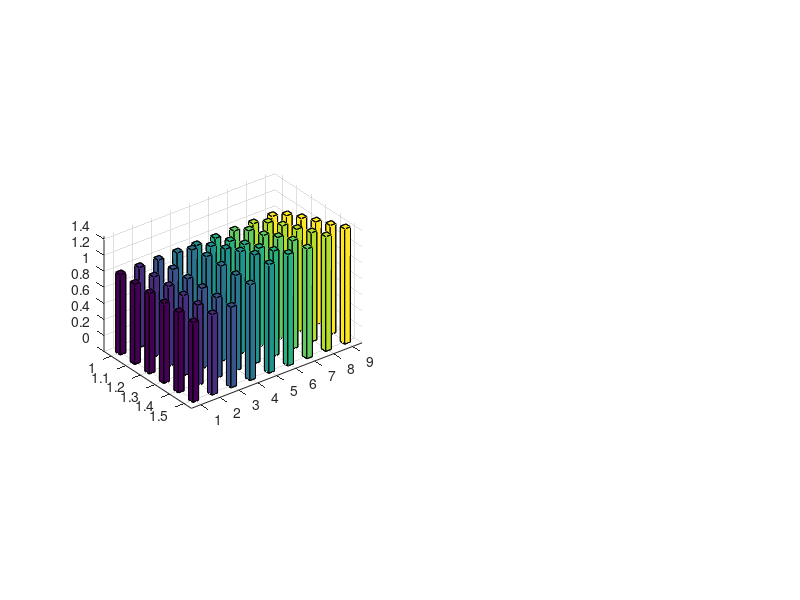

The MATLAB source for this figure: (Note: this script raises an error after producing the figure.)
% Data import
load('Samp_result.mat');
load('Sagt_result.mat');

constraint_list_mp = res_mp(:,1,1);
constraint_list_mp = constraint_list_mp/constraint_list_mp(1);
mu_list_mp = permute(res_mp(:,2,:),[1 3 2]);
mu_list_mp = mu_list_mp./mu_list_mp(1,:);

constraint_list_gt = res_gt(:,1,1);
constraint_list_gt = constraint_list_gt/constraint_list_gt(1);
mu_list_gt = permute(res_gt(:,2,:),[1 3 2]);
mu_list_gt = mu_list_gt./mu_list_gt(1,:);

glc_list = [2 5 10 20 50 100 1000 10000 100000];
glc_label = {'2' '5' '10' '20' '50' '10^2' '10^3' '10^4' '10^5'};

az = -22;
el = 38;
clrmap = jet;
[n_points, ~] = size(clrmap);

max_rel_mu_mp = max(max(mu_list_mp));
min_rel_mu_mp = min(min(mu_list_mp));

max_rel_mu_gt = max(max(mu_list_gt));
min_rel_mu_gt = min(min(mu_list_gt));

max_rel_mu = max([max_rel_mu_mp,max_rel_mu_gt]);
min_rel_mu = min([min_rel_mu_mp,min_rel_mu_gt]);
range_mu = max_rel_mu-0;

interval = range_mu/n_points;


ax1 = subplot(1,2,1);
b = bar3(constraint_list_mp,mu_list_mp,0.3);
for k = 1:length(b)
    zdata = b(k).ZData;
    b(k).CData = zdata;
    b(k).FaceColor = 'interp';
end
ylim([0.95,1.55]);
zlim([0.95,1.45]);
set(ax1,'YDir','normal');
set(ax1,'XTickLabel',glc_label);
set(ax1,'ytick',1:0.1:1.5);
set(ax1,'FontSize',10,'FontName','Helvetica');
zlabel('Change in growth rate','FontSize',12,'FontName','Helvetica');
ylabel('Change in constraint','FontSize',12,'FontName','Helvetica');
xlabel('Extracellular glucose concentration (uM)','FontSize',12,'FontName','Helvetica');
title('Modeled proteome','FontSize',14,'FontName','Helvetica');
view(az, el);
firstpoint = 1 + round((min_rel_mu_mp-min_rel_mu)/interval);
lastpoint = n_points + round((max_rel_mu_mp-max_rel_mu)/interval);
clrmap_mp = clrmap(firstpoint:lastpoint,:);
colormap(ax1,clrmap_mp);

ax2 = subplot(1,2,2);
b = bar3(constraint_list_gt,mu_list_gt,0.3);
for k = 1:length(b)
    zdata = b(k).ZData;
    b(k).CData = zdata;
    b(k).FaceColor = 'interp';
end
ylim([0.95,1.55]);
zlim([0.95,1.75]);
set(ax2,'YDir','normal');
set(ax2,'XTickLabel',glc_label);
set(ax2,'ytick',1:0.1:1.5);
set(ax2,'FontSize',10,'FontName','Helvetica');
zlabel('Change in growth rate','FontSize',12,'FontName','Helvetica');
ylabel('Change in constraint','FontSize',12,'FontName','Helvetica');
xlabel('Extracellular glucose concentration (uM)','FontSize',12,'FontName','Helvetica');
title('Glucose transporter','FontSize',14,'FontName','Helvetica');
view(az, el);

firstpoint = 1 + round((min_rel_mu_gt-min_rel_mu)/interval);
lastpoint = n_points + round((max_rel_mu_gt-max_rel_mu)/interval);
clrmap_gt = clrmap(firstpoint:lastpoint,:);
colormap(ax2,clrmap_gt);

